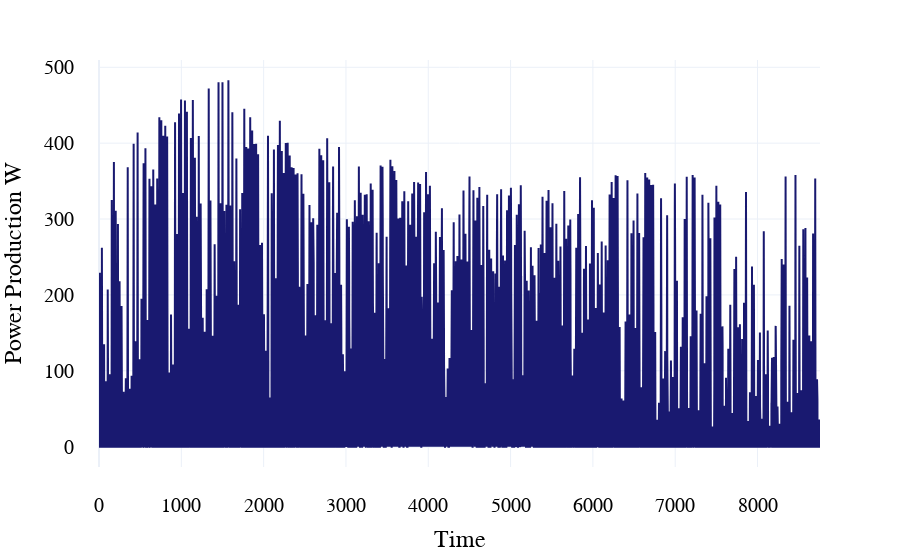

Write notebook code for a chart like this one.
### Markdown cell above
- Plot the power production over 1 year

### Code cell
#TODO: plot the power production over 1 year 
data.production  = power_prod
fig_c = px.line(template  ='plotly_white')
fig_c.add_trace(go.Scatter( x = np.arange(8760) ,  y = data.production , mode = 'lines', name = 'mean production',
                           line  = dict(color ='#191970')
                           ))
fig_c.update_layout(xaxis_title  = 'Time', yaxis_title  = 'Power Production W' ,  font=dict(
        family="Calibri Light",
        size=20,
        color="Black"
    ))
fig_c.update_xaxes(ticks="outside", tickwidth=1, tickcolor='white', ticklen=20)
fig_c.update_yaxes(ticks="outside", tickwidth=1, tickcolor='white', ticklen=20) 
fig_c.show()
# save the figure as svg format  
#plt.offline.plot(fig_c,  image = 'svg', image_height=800,  image_width= 1400 )

### Figure 1 — Plotly figure (JSON) as saved in the notebook; plotly's stock layout.template omitted (floating-point values rounded to 4 significant figures; data arrays with more than 128 entries replaced by an {"elided": "..."} marker saying what was removed)
{"data": [{"hovertemplate": "<extra></extra>", "legendgroup": "", "line": {"color": "#636efa", "dash": "solid"}, "marker": {"symbol": "circle"}, "mode": "lines", "name": "", "orientation": "v", "showlegend": false, "type": "scatter", "xaxis": "x", "yaxis": "y"}, {"line": {"color": "#191970"}, "mode": "lines", "name": "mean production", "type": "scatter", "x": {"elided": "8760 int values"}, "y": {"elided": "8760 float values"}}], "layout": {"font": {"color": "Black", "family": "Calibri Light", "size": 20}, "legend": {"tracegroupgap": 0}, "margin": {"t": 60}, "xaxis": {"anchor": "y", "domain": [0, 1], "tickcolor": "white", "ticklen": 20, "ticks": "outside", "tickwidth": 1, "title": {"text": "Time"}}, "yaxis": {"anchor": "x", "domain": [0, 1], "tickcolor": "white", "ticklen": 20, "ticks": "outside", "tickwidth": 1, "title": {"text": "Power Production W"}}}}
